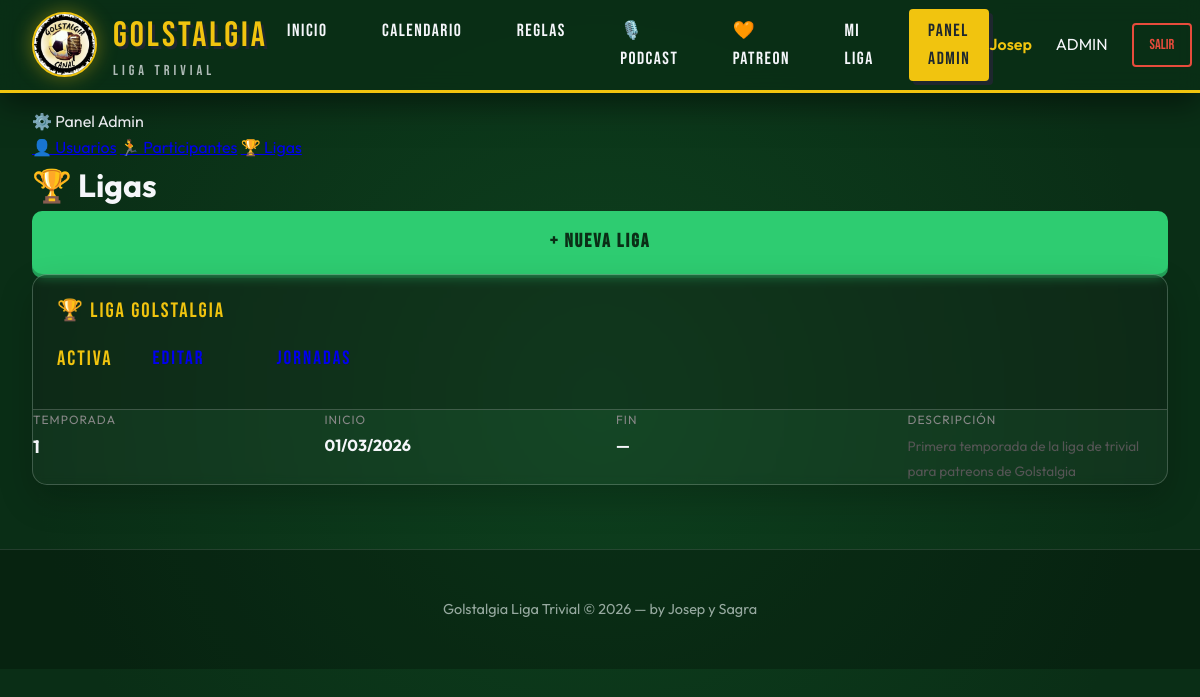
The app's page /admin/ligas (signed in) with its own data.
### tables this page shows
CREATE TABLE `ligas` (
  `id` int unsigned NOT NULL AUTO_INCREMENT,
  `nombre` varchar(150) NOT NULL,
  `temporada` int unsigned NOT NULL DEFAULT '1',
  `descripcion` text,
  `activa` tinyint(1) NOT NULL DEFAULT '1',
  `fecha_inicio` date DEFAULT NULL,
  `fecha_fin` date DEFAULT NULL,
  `created_at` timestamp NULL DEFAULT CURRENT_TIMESTAMP,
  `updated_at` timestamp NULL DEFAULT CURRENT_TIMESTAMP ON UPDATE CURRENT_TIMESTAMP,
  PRIMARY KEY (`id`)
);

### src/controllers/AdminController.php (called while the page is built, shortened)
<?php
class AdminController
{
    public function ligas(): void
    {
        $ligas = (new LigaModel())->all();
        require_once __DIR__ . '/../views/admin/ligas.php';
    }
}

### index.php (called while the page is built)
<?php
require_once __DIR__ . '/config/app.php';
require_once __DIR__ . '/config/Database.php';
$router = new Router();
$router->get( '/auth/login',           [AuthController::class, 'loginForm']);
$router->post('/auth/login',           [AuthController::class, 'login']);
$router->get( '/auth/registro',        [AuthController::class, 'registroForm']);
$router->post('/auth/registro',        [AuthController::class, 'registro']);
$router->get( '/auth/google/callback', [AuthController::class, 'googleCallback']);
$router->get( '/auth/logout',          [AuthController::class, 'logout']);
$router->get('/', [HomeController::class, 'index']);
$router->get('/reglas', [HomeController::class, 'reglas']);
$router->get('/calendario', [HomeController::class, 'calendario']);
$router->get('/dashboard', [DashboardController::class, 'index']);
$router->get( '/admin/usuarios',                  [AdminController::class, 'usuarios']);
$router->get( '/admin/usuarios/crear',            [AdminController::class, 'usuarioCreate']);
$router->post('/admin/usuarios/guardar',          [AdminController::class, 'usuarioStore']);
$router->get( '/admin/usuarios/:id/editar',       [AdminController::class, 'usuarioEdit']);
$router->post('/admin/usuarios/:id/actualizar',   [AdminController::class, 'usuarioUpdate']);
$router->post('/admin/usuarios/:id/eliminar',     [AdminController::class, 'usuarioDelete']);
$router->get( '/admin/participantes',             [AdminController::class, 'participantes']);
$router->get( '/admin/participantes/crear',       [AdminController::class, 'participanteCreate']);
$router->post('/admin/participantes/guardar',     [AdminController::class, 'participanteStore']);
$router->get( '/admin/participantes/:id/editar',  [AdminController::class, 'participanteEdit']);
$router->post('/admin/participantes/:id/actualizar', [AdminController::class, 'participanteUpdate']);
$router->post('/admin/participantes/:id/eliminar', [AdminController::class, 'participanteDelete']);
$router->get( '/admin/ligas',                     [AdminController::class, 'ligas']);
$router->get( '/admin/ligas/crear',               [AdminController::class, 'ligaCreate']);
$router->post('/admin/ligas/guardar',             [AdminController::class, 'ligaStore']);
$router->get( '/admin/ligas/:id/editar',          [AdminController::class, 'ligaEdit']);
$router->post('/admin/ligas/:id/actualizar',      [AdminController::class, 'ligaUpdate']);
$router->get( '/admin/ligas/:ligaId/jornadas',         [AdminController::class, 'jornadas']);
$router->get( '/admin/ligas/:ligaId/jornadas/crear',   [AdminController::class, 'jornadaCreate']);
$router->post('/admin/ligas/:ligaId/jornadas/guardar', [AdminController::class, 'jornadaStore']);
$router->get( '/admin/partidas/:id/resultado',         [AdminController::class, 'resultadoForm']);
$router->post('/admin/partidas/:id/resultado/guardar', [AdminController::class, 'resultadoStore']);
$router->dispatch();

### config/app.php (called while the page is built, shortened)
<?php
spl_autoload_register(function (string $class): void {
    $paths = [
        __DIR__ . '/../src/models/',
        __DIR__ . '/../src/controllers/',
        __DIR__ . '/../src/helpers/',
        __DIR__ . '/../config/',
    ];
    foreach ($paths as $path) {
        $file = $path . $class . '.php';
        if (file_exists($file)) {
            return;
        }
    }
});

### config/Database.php (called while the page is built, shortened)
<?php
class Database
{
    private static ?PDO $instance = null;
    public static function connect(): PDO
    {
        if (self::$instance === null) {
            $env = self::loadEnv();
            $host = $env['DB_HOST'] ?? 'localhost';
            $port = $env['DB_PORT'] ?? '3306';
            $name = $env['DB_NAME'] ?? 'golstalgia';
            $user = $env['DB_USER'] ?? 'root';
            $pass = $env['DB_PASS'] ?? '';
            $dsn = "mysql:host={$host};port={$port};dbname={$name};charset=utf8mb4";
            try {
                self::$instance = new PDO($dsn, $user, $pass, [
                    PDO::ATTR_ERRMODE            => PDO::ERRMODE_EXCEPTION,
                    PDO::ATTR_DEFAULT_FETCH_MODE => PDO::FETCH_ASSOC,
                    PDO::ATTR_EMULATE_PREPARES   => false,
                ]);
            } catch (PDOException $e) {
                error_log("DB Connection failed: " . $e->getMessage());
                http_response_code(500);
                die(json_encode(['error' => 'Database connection failed']));
            }
        }
        return self::$instance;
    }
    private static function loadEnv(): array
    {
        $envFile = dirname(__DIR__) . '/.env';
        $env = [];
        if (!file_exists($envFile)) {
            return $env;
        }
        return $env;
    }
}

### src/models/LigaModel.php (called while the page is built, shortened)
<?php
class LigaModel
{
    private PDO $db;
    public function __construct()
    {
        $this->db = Database::connect();
    }
    public function all(): array
    {
        $stmt = $this->db->query("SELECT * FROM ligas ORDER BY temporada DESC");
        return $stmt->fetchAll();
    }
}

### src/views/admin/ligas.php (the view, shortened to what this page needs)
<div class="admin-layout">
  <?php require_once __DIR__ . '/partials/sidebar.php'; ?>
  <div>
    <div class="top-bar">
      <h1 class="page-title" style="margin:0;"><span>🏆</span> Ligas</h1>
      <a href="/admin/ligas/crear" class="btn btn-primary">+ Nueva liga</a>
    </div>
    <?php if (empty($ligas)): ?>
      <div class="card">
        <div class="card-body">
          <p style="color:#888; text-align:center; padding:2rem 0;">
            No hay ligas creadas aún.<br>
            <a href="/admin/ligas/crear" class="btn btn-primary" style="margin-top:1rem;">Crear la primera liga</a>
          </p>
        </div>
      </div>
    <?php else: ?>
    <div style="display:flex; flex-direction:column; gap:1rem;">
      <?php foreach ($ligas as $liga): ?>
      <div class="card">
        <div class="card-header">
          🏆 <?= htmlspecialchars($liga['nombre']) ?>
          <div style="display:flex; gap:0.5rem; align-items:center;">
            <?php if ($liga['activa']): ?>
              <span class="badge badge-verde">Activa</span>
            <?php else: ?>
              <span class="badge badge-gris">Inactiva</span>
            <?php endif; ?>
            <a href="/admin/ligas/<?= $liga['id'] ?>/editar" class="btn btn-sm btn-dark">Editar</a>
            <a href="/admin/ligas/<?= $liga['id'] ?>/jornadas" class="btn btn-sm btn-verde">Jornadas</a>
          </div>
        </div>
        <div class="card-body">
          <div class="grid-4">
            <div>
              <div style="font-size:0.75rem; color:#888; font-family:var(--font-head); letter-spacing:1px; text-transform:uppercase; margin-bottom:0.2rem;">Temporada</div>
              <strong style="font-size:1.1rem;"><?= $liga['temporada'] ?></strong>
            </div>
            <div>
              <div style="font-size:0.75rem; color:#888; font-family:var(--font-head); letter-spacing:1px; text-transform:uppercase; margin-bottom:0.2rem;">Inicio</div>
              <strong><?= $liga['fecha_inicio'] ? date('d/m/Y', strtotime($liga['fecha_inicio'])) : '—' ?></strong>
            </div>
            <div>
              <div style="font-size:0.75rem; color:#888; font-family:var(--font-head); letter-spacing:1px; text-transform:uppercase; margin-bottom:0.2rem;">Fin</div>
              <strong><?= $liga['fecha_fin'] ? date('d/m/Y', strtotime($liga['fecha_fin'])) : '—' ?></strong>
            </div>
            <div>
              <div style="font-size:0.75rem; color:#888; font-family:var(--font-head); letter-spacing:1px; text-transform:uppercase; margin-bottom:0.2rem;">Descripción</div>
              <span style="font-size:0.85rem; color:#555;"><?= htmlspecialchars($liga['descripcion'] ?? '—') ?></span>
            </div>
          </div>
        </div>
      </div>
      <?php endforeach; ?>
    </div>
    <?php endif; ?>
  </div>
</div>
<?php
require_once __DIR__ . '/../partials/layout.php';
?>

### public/css/app.css (style rules this page uses)
:root { --verde-cesped: #1b8a3e; --verde-oscuro: #0a2e16; --verde-vivo: #2ecc71; --amarillo-retro: #f1c40f; --amarillo-brillo: #feca57; --rojo-pasion: #e74c3c; --blanco-vintage: #f5f6fa; --negro-carbon: #1e272e; --glass: rgba(255, 255, 255, 0.1); --glass-border: rgba(255, 255, 255, 0.2); --shadow-retro: 6px 6px 0px rgba(0,0,0,0.8); --font-display: 'Bebas Neue', cursiva; --font-main: 'Outfit', sans-serif; --transition: all 0.3s cubic-bezier(0.4, 0, 0.2, 1); }
*, *::before, *::after { box-sizing: border-box; margin: 0; padding: 0; }
body { font-family: var(--font-main); background: var(--verde-oscuro); background-image: radial-gradient(circle at 50% 50%, rgba(27, 138, 62, 0.2) 0%, transparent 80%), url("https://www.transparenttextures.com/patterns/carbon-fibre.png"); color: var(--blanco-vintage); min-height: 100vh; line-height: 1.6; overflow-x: hidden; }
.btn { display: flex; align-items: center; justify-content: center; padding: 1rem 2rem; font-family: var(--font-display); font-size: 1.2rem; letter-spacing: 2px; border: none; border-radius: 10px; cursor: pointer; transition: var(--transition); text-decoration: none; }
.btn-primary { background: var(--verde-vivo); color: var(--verde-oscuro); font-weight: 800; box-shadow: 0 4px 0 #24a159; }
.card { background: rgba(255,255,255,0.03); border: 1px solid var(--glass-border); backdrop-filter: blur(5px); border-radius: 15px; overflow: hidden; box-shadow: 0 15px 35px rgba(0,0,0,0.2); transition: var(--transition); }
.card-header { background: rgba(0,0,0,0.2); padding: 1.2rem 1.5rem; border-bottom: 1px solid var(--glass-border); font-family: var(--font-display); font-size: 1.3rem; color: var(--amarillo-retro); letter-spacing: 2px; }
.grid-4 { display: grid; grid-template-columns: repeat(4, 1fr); gap: 2rem; }

### records on screen
ligas: nombre "Liga Golstalgia", activa "Activa", temporada "1", fecha_inicio "01/03/2026", descripcion "Primera temporada de la liga de trivial para patreons de Golstalgia"

### other values on screen
Auth::user()['nombre'] "Josep"
